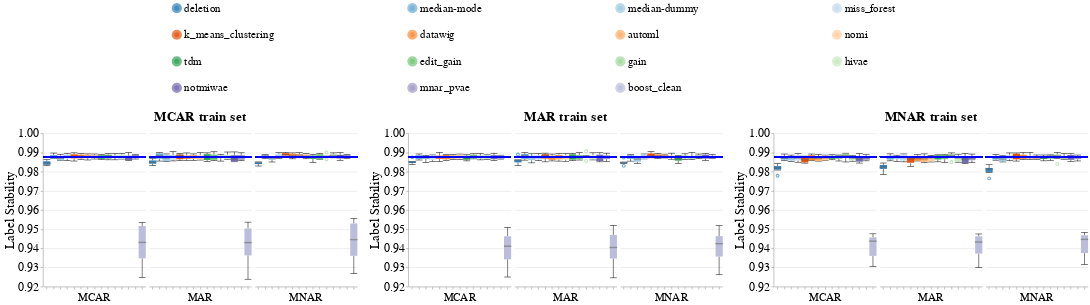

This figure's notebook cell:
### Code cell
create_box_plots_for_diff_imputers_v2(dataset_name=DATASET_NAME,
                                      model_name='lr_clf',
                                      metric_name='label_stability',
                                      db_client=db_client)

### Figure 1 — Vega-Lite specification as saved in the notebook (floating-point values rounded to 4 significant figures; data arrays with more than 128 entries replaced by an {"elided": "..."} marker saying what was removed)
{"config": {"view": {"continuousWidth": 400, "continuousHeight": 300, "stroke": null}, "axis": {"labelFontSize": 24, "labelFontWeight": "normal", "titleFontSize": 26, "titleFontWeight": "normal"}, "facet": {"spacing": 5}, "header": {"labelFontSize": 22, "labelOrient": "bottom", "labelPadding": 5, "titleFontSize": 26}, "legend": {"columns": 4, "direction": "horizontal", "labelFontSize": 22, "labelLimit": 400, "orient": "top", "symbolOffset": 250, "symbolStrokeWidth": 10, "titleAnchor": "middle", "titleFontSize": 24, "titleLimit": 300}, "title": {"fontSize": 26}}, "hconcat": [{"data": {"name": "data-577df8bc20a18ce4824288443ba39e21"}, "facet": {"column": {"field": "Test_Injection_Strategy", "sort": ["MCAR", "MAR", "MNAR"], "title": "MCAR train set", "type": "nominal"}}, "spec": {"layer": [{"mark": {"type": "boxplot", "median": {"stroke": "black", "strokeWidth": 0.7}, "ticks": true}, "encoding": {"color": {"field": "Null_Imputer_Name", "scale": {"scheme": "category20c"}, "sort": ["deletion", "median-mode", "median-dummy", "miss_forest", "k_means_clustering", "datawig", "automl", "nomi", "tdm", "edit_gain", "gain", "hivae", "notmiwae", "mnar_pvae"], "title": null, "type": "nominal"}, "x": {"axis": {"labels": false}, "field": "Null_Imputer_Name", "sort": ["deletion", "median-mode", "median-dummy", "miss_forest", "k_means_clustering", "datawig", "automl", "nomi", "tdm", "edit_gain", "gain", "hivae", "notmiwae", "mnar_pvae"], "title": null, "type": "nominal"}, "y": {"field": "Metric_Value", "scale": {"zero": false}, "title": "Label Stability", "type": "quantitative"}}}, {"mark": "rule", "encoding": {"color": {"value": "blue"}, "size": {"value": 2}, "y": {"field": "Baseline_Median", "type": "quantitative"}}}], "width": 200}}, {"data": {"name": "data-e7e21dd0413f8b3e8134dbba8ce56259"}, "facet": {"column": {"field": "Test_Injection_Strategy", "sort": ["MCAR", "MAR", "MNAR"], "title": "MAR train set", "type": "nominal"}}, "spec": {"layer": [{"mark": {"type": "boxplot", "median": {"stroke": "black", "strokeWidth": 0.7}, "ticks": true}, "encoding": {"color": {"field": "Null_Imputer_Name", "scale": {"scheme": "category20c"}, "sort": ["deletion", "median-mode", "median-dummy", "miss_forest", "k_means_clustering", "datawig", "automl", "nomi", "tdm", "edit_gain", "gain", "hivae", "notmiwae", "mnar_pvae"], "title": null, "type": "nominal"}, "x": {"axis": {"labels": false}, "field": "Null_Imputer_Name", "sort": ["deletion", "median-mode", "median-dummy", "miss_forest", "k_means_clustering", "datawig", "automl", "nomi", "tdm", "edit_gain", "gain", "hivae", "notmiwae", "mnar_pvae"], "title": null, "type": "nominal"}, "y": {"field": "Metric_Value", "scale": {"zero": false}, "title": "Label Stability", "type": "quantitative"}}}, {"mark": "rule", "encoding": {"color": {"value": "blue"}, "size": {"value": 2}, "y": {"field": "Baseline_Median", "type": "quantitative"}}}], "width": 200}}, {"data": {"name": "data-f68ee2b6b9ee7b609ed87bfb70807f8e"}, "facet": {"column": {"field": "Test_Injection_Strategy", "sort": ["MCAR", "MAR", "MNAR"], "title": "MNAR train set", "type": "nominal"}}, "spec": {"layer": [{"mark": {"type": "boxplot", "median": {"stroke": "black", "strokeWidth": 0.7}, "ticks": true}, "encoding": {"color": {"field": "Null_Imputer_Name", "scale": {"scheme": "category20c"}, "sort": ["deletion", "median-mode", "median-dummy", "miss_forest", "k_means_clustering", "datawig", "automl", "nomi", "tdm", "edit_gain", "gain", "hivae", "notmiwae", "mnar_pvae"], "title": null, "type": "nominal"}, "x": {"axis": {"labels": false}, "field": "Null_Imputer_Name", "sort": ["deletion", "median-mode", "median-dummy", "miss_forest", "k_means_clustering", "datawig", "automl", "nomi", "tdm", "edit_gain", "gain", "hivae", "notmiwae", "mnar_pvae"], "title": null, "type": "nominal"}, "y": {"field": "Metric_Value", "scale": {"zero": false}, "title": "Label Stability", "type": "quantitative"}}}, {"mark": "rule", "encoding": {"color": {"value": "blue"}, "size": {"value": 2}, "y": {"field": "Baseline_Median", "type": "quantitative"}}}], "width": 200}}], "resolve": {"scale": {"color": "shared", "y": "shared"}}, "$schema": "https://vega.github.io/schema/vega-lite/v4.17.0.json", "datasets": {"data-577df8bc20a18ce4824288443ba39e21": {"elided": "270 records"}, "data-e7e21dd0413f8b3e8134dbba8ce56259": {"elided": "270 records"}, "data-f68ee2b6b9ee7b609ed87bfb70807f8e": {"elided": "270 records"}}}
